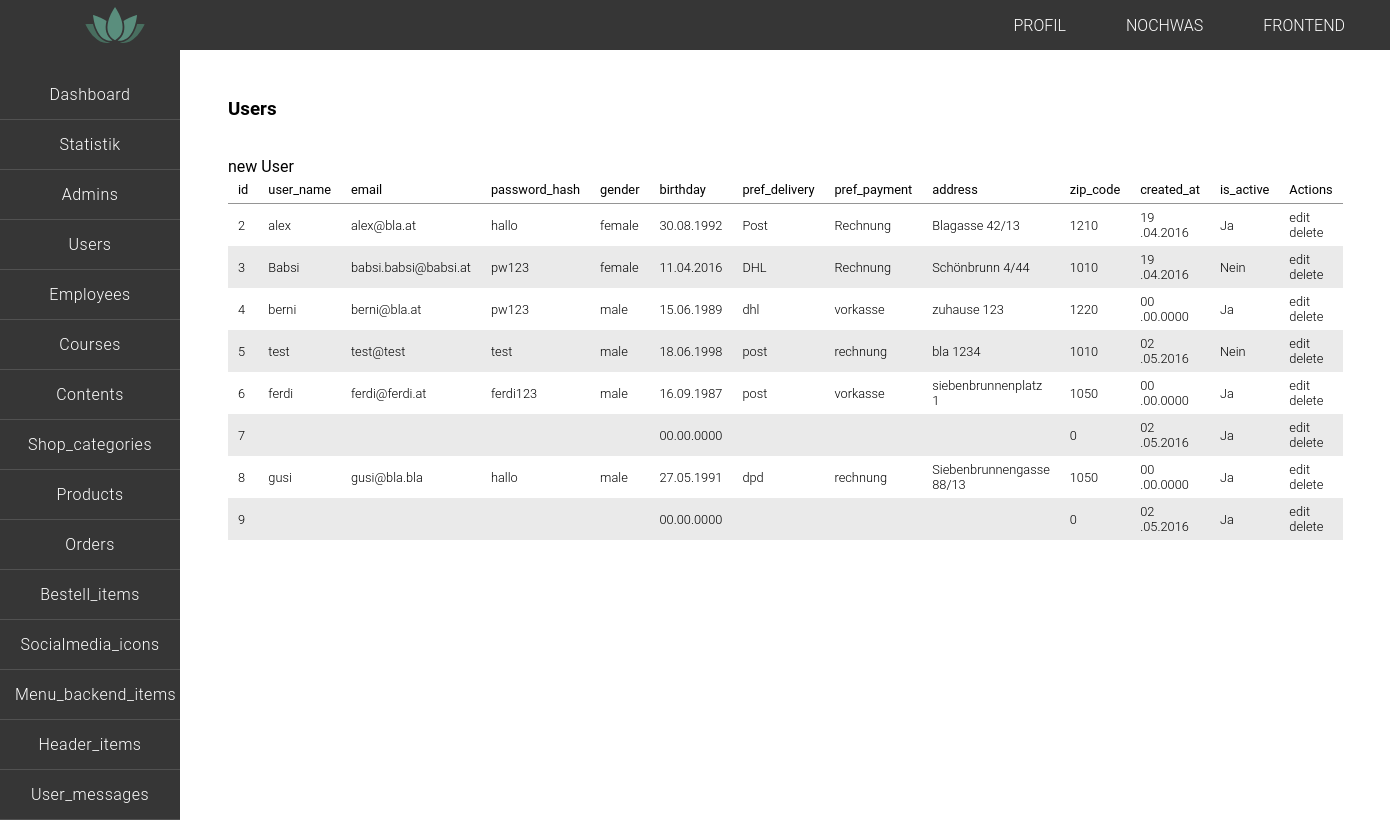
/backend/index.php?page=users, run on the app's committed database.
### tables this page shows
CREATE TABLE `menu_backend_items` (
  `id` int(11) NOT NULL,
  `item_name` varchar(100) NOT NULL,
  `is_active` tinyint(1) NOT NULL,
  `deleted_at` datetime DEFAULT NULL
);

CREATE TABLE `users` (
  `id` int(11) NOT NULL,
  `user_name` varchar(50) NOT NULL,
  `email` varchar(70) NOT NULL,
  `password_hash` varchar(100) NOT NULL,
  `gender` varchar(10) NOT NULL,
  `birthday` date NOT NULL,
  `pref_delivery` varchar(40) NOT NULL,
  `pref_payment` varchar(40) NOT NULL,
  `address` varchar(40) NOT NULL,
  `zip_code` int(4) NOT NULL,
  `created_at` timestamp NOT NULL DEFAULT CURRENT_TIMESTAMP,
  `is_active` tinyint(1) NOT NULL DEFAULT '1',
  `deleted_at` datetime DEFAULT NULL
);

### backend/logic/logic.php (called while the page is built, shortened)
<?php
include('views/table.php');

### functions/helpers.php (called while the page is built, shortened)
<?php
function bool_to_word($bool){
    if($bool == 1){
        $word = 'Ja';
    }else{
        $word = 'Nein';
    }
    return $word;
}
function date_to_better_date($date){
    $date_arr = explode("-", $date );
    $new_date = implode(array_reverse($date_arr), ".");
    return $new_date;
}

### functions/table_functions.php (the view, shortened to what this page needs)
<?php
function create_table($table_name){
    global $link;
    $sql = "SELECT * FROM " .$table_name;
    $result = mysqli_query($link, $sql);
    $content_array = mysqli_fetch_all($result, MYSQLI_ASSOC);
    $ths = "";
    $tds = "";
    for($i = 0; $i < count($content_array); $i++){
        $tds .= "<tr>";
        foreach($content_array[$i] as $col => $wert){
            if($i == 0 && $col != 'deleted_at'){
                $ths .= "<th>" .sort_table("$table_name", "$col", "$col") ."</th>";
            }
            if(substr($col, 0, 3) == 'is_' || substr($col, 0, 3) == 'in_'){
                $tds .= "<td>" .bool_to_word($wert) ."</td>";
            }elseif(substr($col, -3, 3) == '_at' && $col != 'deleted_at'){
                $tds .= "<td>" .date_to_better_date(substr($wert, 0, -8)) ."</td>";
            }elseif(strlen($wert) > 30) {
                $tds .= "<td>" .truncate($wert) ."</td>";
            }elseif($col == 'birthday') {
                $tds .= "<td>" .date_to_better_date($wert)."</td>";
            }elseif($col == 'deleted_at') {
                $tds .= " ";
            }else {
                $tds .= "<td>" .$wert ."</td>";
            }
        }
        $tds .= "<td>";
        $tds .= "<a class=\"btn_table\" href=\"index.php?page=" .$_GET['page'] ."&amp;action=edit&amp;id=" .$content_array[$i]['id'] ."\">edit</a>";
        $tds .= "<a class=\"btn_table\" href=\"index.php?page=" .$_GET['page'] ."&amp;action=delete&amp;id=" .$content_array[$i]['id'] ."\">delete</a>";
        $tds .= "</td>";
        $tds .= "</tr>";
        $return = ['ths' => $ths, 'tds' => $tds];
        if($i == count($content_array) -1){
            return $return;
        }
    }
}
function sort_table($site, $column, $anchor) {
    $order_dir = isset($_GET["order_dir"]) && $_GET["order_dir"] == "desc" ? "asc" : "desc";
    $output = <<<HEREDOC
<a href="?page=$site&order_by=$column&order_dir=$order_dir">$anchor</a>
HEREDOC;
    return $output;
}

### functions/backend_functions.php
<?php
function create_menu_items(){
    global $link;
    $item_name = 'item_name';
    $table_name = 'menu_backend_items';
    $list_item = "";
    $sql = "SELECT " .$item_name ." FROM " .$table_name ;
    $result = mysqli_query($link, $sql);
    $items = mysqli_fetch_all($result, MYSQLI_ASSOC);
    foreach($items as $item){
        $menu_item = ucfirst($item['item_name']);
        $list_item .= "<li><a href=\"index.php?page=" .$item['item_name'] ."\">" .$menu_item ."</a></li>\n\r";
    }
    return $list_item;
}

### css/styles.css (style rules this page uses)
* { margin: 0; padding: 0; list-style: none; text-decoration: none; font-family: 'roboto', sans-serif; box-sizing: border-box; }
html { position: relative; min-height: 100%; }
a { color: inherit; display: inline-block; }
.nav_backend li { border-bottom: 1px solid #515151; }
.nav_backend a { color: white; transition: all 0.4s linear; padding: 15px; width: 100%; text-align: center; }
.table_backend th, .table_backend td { padding: 6px 10px 6px ; font-size: 0.8em; }
.table_backend th { border-bottom: 1px solid #959595; text-align: left; font-weight: 400; }
.table_backend td { font-weight: 300; }
.table_backend tr:nth-child(2n) { background-color: #eaeaea; }

### data on the page
menu_backend_items: item_name "Dashboard"
menu_backend_items: item_name "Statistik"
menu_backend_items: item_name "Admins"
menu_backend_items: item_name "Users"
menu_backend_items: item_name "Employees"
menu_backend_items: item_name "Courses"
menu_backend_items: item_name "Contents"
menu_backend_items: item_name "Shop_categories"
menu_backend_items: item_name "Products"
menu_backend_items: item_name "Orders"
menu_backend_items: item_name "Bestell_items"
menu_backend_items: item_name "Socialmedia_icons"
menu_backend_items: item_name "Menu_backend_items"
menu_backend_items: item_name "Header_items"
menu_backend_items: item_name "User_messages"
users: id "2 alex alex@bla.at hallo female Post Rechnung Blagasse 42/13 1210", birthday "30.08.1992", created_at "19 .04.2016", is_active "Ja"
users: id "3 Babsi babsi.babsi@babsi.at pw123 female DHL Rechnung Schönbrunn 4/44 1010", birthday "11.04.2016", created_at "19 .04.2016", is_active "Nein"
users: id "4 berni berni@bla.at pw123 male dhl vorkasse zuhause 123 1220", birthday "15.06.1989", created_at "00 .00.0000", is_active "Ja"
users: id "5 test test@test test male post rechnung bla 1234 1010", birthday "18.06.1998", created_at "02 .05.2016", is_active "Nein"
users: id "6 ferdi ferdi@ferdi.at ferdi123 male post vorkasse siebenbrunnenplatz 1 1050", birthday "16.09.1987", created_at "00 .00.0000", is_active "Ja"
users: id "7 0", birthday "00.00.0000", created_at "02 .05.2016", is_active "Ja"
users: id "8 gusi gusi@bla.bla hallo male dpd rechnung Siebenbrunnengasse 88/13 1050", birthday "27.05.1991", created_at "00 .00.0000", is_active "Ja"
users: id "9 0", birthday "00.00.0000", created_at "02 .05.2016", is_active "Ja"

### other printed values
$page_name "Users"
$new_item "new User"
$anchor "id user_name email password_hash gender birthday pref_delivery pref_payment address zip_code created_at is_active"
